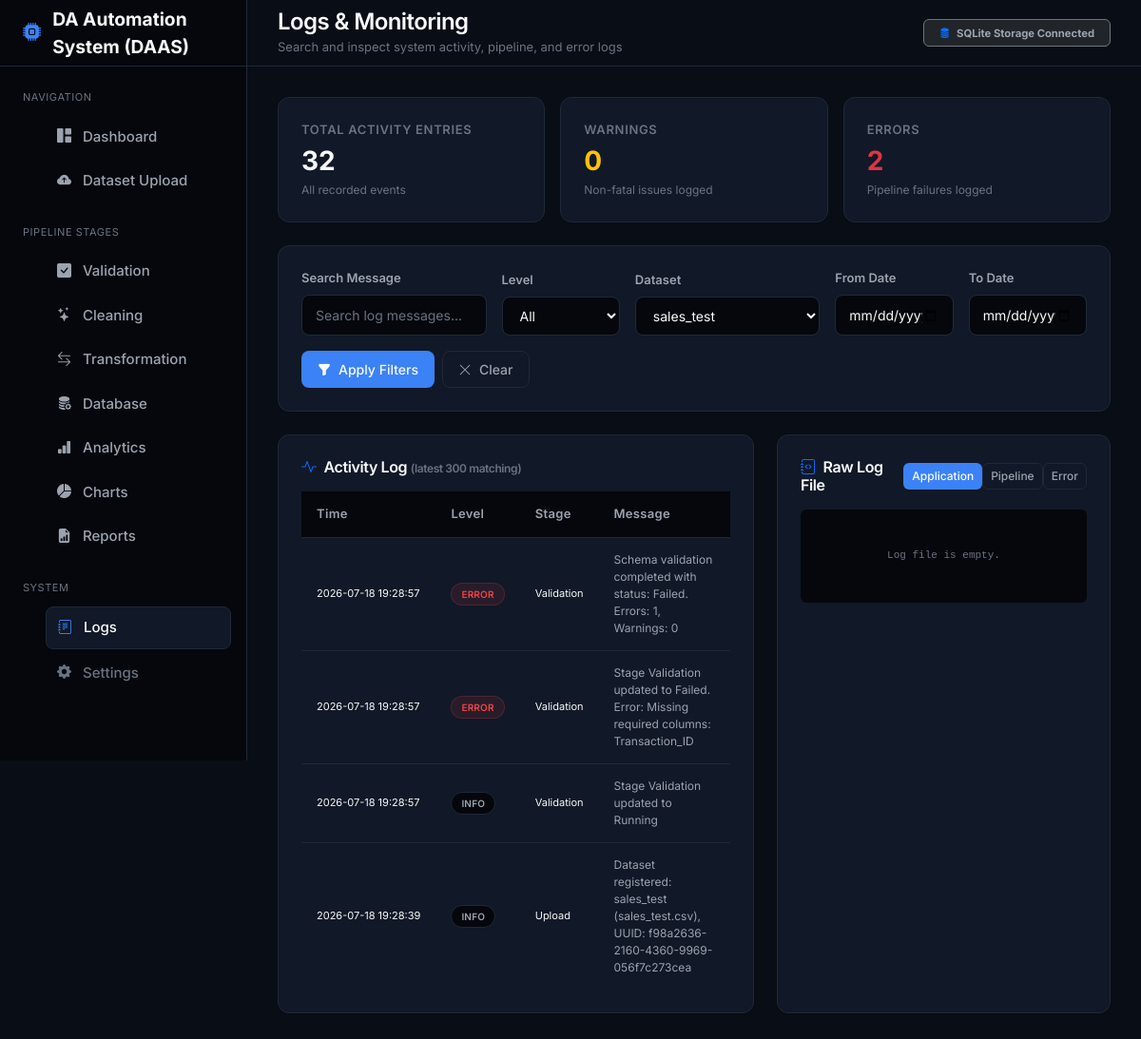
The app's page /logs?dataset_id=1 with its own data.
### src/services/db_service.py (models this page shows)
class ActivityLog(db.Model):
    __tablename__ = 'activity_logs'
    id = db.Column(db.Integer, primary_key=True, autoincrement=True)
    timestamp = db.Column(db.DateTime, default=datetime.utcnow)
    level = db.Column(db.String(10), default='INFO')  # 'INFO', 'WARNING', 'ERROR'
    message = db.Column(db.Text, nullable=False)
    dataset_id = db.Column(db.Integer, nullable=True)
    stage = db.Column(db.String(50), nullable=True)

### src/blueprints/logs.py (the view, shortened to what this page needs)
@logs_bp.route('/logs')
def index():
    search_query = request.args.get('q', '').strip()
    level_filter = request.args.get('level', '').strip()
    dataset_filter = request.args.get('dataset_id', '').strip()
    date_from = request.args.get('date_from', '').strip()
    date_to = request.args.get('date_to', '').strip()
    file_filter = request.args.get('file', 'application')
    query = ActivityLog.query
    if search_query:
        query = query.filter(ActivityLog.message.ilike(f"%{search_query}%"))
    if level_filter:
        query = query.filter(ActivityLog.level == level_filter)
    if dataset_filter:
        try:
            query = query.filter(ActivityLog.dataset_id == int(dataset_filter))
        except ValueError:
            pass
    if date_from:
        try:
            dt_from = datetime.strptime(date_from, '%Y-%m-%d')
            query = query.filter(ActivityLog.timestamp >= dt_from)
        except ValueError:
            pass
    activity_logs = query.order_by(ActivityLog.timestamp.desc()).limit(300).all()
    error_count = ActivityLog.query.filter_by(level='ERROR').count()
    total_count = ActivityLog.query.count()
    warning_count = ActivityLog.query.filter_by(level='WARNING').count()
    datasets = Dataset.query.order_by(Dataset.upload_time.desc()).all()
    if file_filter not in LOG_FILES:
        file_filter = 'application'
    log_file_path = os.path.join(current_app.config['LOGS_DIR'], LOG_FILES[file_filter])
    raw_lines = _tail_file(log_file_path, max_lines=200)
    raw_lines.reverse()  # newest first
    return render_template(
        'logs.html',
        activity_logs=activity_logs,
        datasets=datasets,
        error_count=error_count,
        warning_count=warning_count,
        total_count=total_count,
        filters={
            'q': search_query, 'level': level_filter, 'dataset_id': dataset_filter,
            'date_from': date_from, 'date_to': date_to, 'file': file_filter
        },
        raw_lines=raw_lines,
        log_files=LOG_FILES
    )

### src/blueprints/logs.py (called while the page is built)
def _tail_file(path: str, max_lines: int = 200) -> list:
    if not os.path.exists(path):
        return []
    try:
        with open(path, 'r', errors='replace') as f:
            lines = f.readlines()
        return [l.rstrip('\n') for l in lines[-max_lines:]]
    except Exception as e:
        app_logger.error(f"Failed to read log file {path}: {str(e)}")
        return [f"Error reading log file: {str(e)}"]

### templates/logs.html (shortened to what this page needs)
{% extends "base.html" %}
{% block header_title %}Logs & Monitoring{% endblock %}
{% block header_subtitle %}Search and inspect system activity, pipeline, and error logs{% endblock %}
{% block content %}
<div class="container-fluid p-0 fade-in">
    <div class="row g-3 mb-4">
        <div class="col-md-4">
            <div class="card-custom card-custom-hover">
                <div class="card-title-custom">Total Activity Entries</div>
                <div class="card-value-custom">{{ total_count }}</div>
                <div class="card-desc-custom">All recorded events</div>
            </div>
        </div>
        <div class="col-md-4">
            <div class="card-custom card-custom-hover">
                <div class="card-title-custom">Warnings</div>
                <div class="card-value-custom text-warning">{{ warning_count }}</div>
                <div class="card-desc-custom">Non-fatal issues logged</div>
            </div>
        </div>
        <div class="col-md-4">
            <div class="card-custom card-custom-hover">
                <div class="card-title-custom">Errors</div>
                <div class="card-value-custom text-danger">{{ error_count }}</div>
                <div class="card-desc-custom">Pipeline failures logged</div>
            </div>
        </div>
    </div>
    <div class="card-custom mb-4">
        <form method="get" action="{{ url_for('logs.index') }}" class="row g-3 align-items-end">
            <div class="col-md-3">
                <label class="form-label-custom">Search Message</label>
                <input type="text" name="q" value="{{ filters.q }}" placeholder="Search log messages..." class="form-control-custom">
            </div>
            <div class="col-md-2">
                <label class="form-label-custom">Level</label>
                <select name="level" class="form-control-custom">
                    <option value="" {% if not filters.level %}selected{% endif %}>All</option>
                </select>
            </div>
            <div class="col-md-3">
                <label class="form-label-custom">Dataset</label>
                <select name="dataset_id" class="form-control-custom">
                    {% for d in datasets %}
                    <option value="{{ d.id }}" {% if filters.dataset_id == d.id|string %}selected{% endif %}>{{ d.dataset_name }}</option>
                    {% endfor %}
                </select>
            </div>
            <div class="col-md-2">
                <label class="form-label-custom">From Date</label>
                <input type="date" name="date_from" value="{{ filters.date_from }}" class="form-control-custom">
            </div>
            <div class="col-md-2">
                <label class="form-label-custom">To Date</label>
                <input type="date" name="date_to" value="{{ filters.date_to }}" class="form-control-custom">
            </div>
            <div class="col-12 d-flex gap-2">
                <button type="submit" class="btn-custom btn-custom-primary">
                    <i class="bi bi-funnel-fill"></i> Apply Filters
                </button>
                <a href="{{ url_for('logs.index') }}" class="btn-custom btn-custom-secondary">
                    <i class="bi bi-x-lg"></i> Clear
                </a>
            </div>
        </form>
    </div>
    <div class="row g-4">
        <div class="col-lg-7">
            <div class="card-custom h-100">
                <h6 class="mb-3"><i class="bi bi-activity text-primary me-2"></i>Activity Log <span class="text-muted-custom" style="font-size: 12px;">(latest 300 matching)</span></h6>
                {% if not activity_logs %}
                <div class="text-center py-5 text-muted-custom">
                    <i class="bi bi-inbox" style="font-size: 2rem;"></i>
                    <p class="mt-2">No log entries match the current filters.</p>
                </div>
                {% else %}
                <div class="table-responsive" style="max-height: 560px; overflow-y: auto;">
                    <table class="table-custom">
                        <thead>
                            <tr>
                                <th>Time</th>
                                <th>Level</th>
                                <th>Stage</th>
                                <th>Message</th>
                            </tr>
                        </thead>
                        <tbody>
                            {% for log in activity_logs %}
                            <tr>
                                <td style="font-size: 11px; white-space: nowrap;">{{ log.timestamp.strftime('%Y-%m-%d %H:%M:%S') }}</td>
                                <td>
                                    <span class="badge-custom {% if log.level == 'ERROR' %}badge-custom-danger{% elif log.level == 'WARNING' %}badge-custom-warning{% else %}badge-custom-neutral{% endif %}" style="font-size: 10px;">
                                        {{ log.level }}
                                    </span>
                                </td>
                                <td style="font-size: 11px;">{{ log.stage or 'System' }}</td>
                                <td style="font-size: 12px;" class="text-secondary-custom">{{ log.message }}</td>
                            </tr>
                            {% endfor %}
                        </tbody>
                    </table>
                </div>
                {% endif %}
            </div>
        </div>
        <div class="col-lg-5">
            <div class="card-custom h-100">
                <div class="d-flex justify-content-between align-items-center mb-3">
                    <h6 class="m-0"><i class="bi bi-journal-code text-primary me-2"></i>Raw Log File</h6>
                    <div class="btn-group btn-group-sm">
                        {% for key, fname in log_files.items() %}
                        <a href="{{ url_for('logs.index', q=filters.q, level=filters.level, dataset_id=filters.dataset_id, date_from=filters.date_from, date_to=filters.date_to, file=key) }}"
                           class="btn-custom btn-custom-sm {% if filters.file == key %}btn-custom-primary{% else %}btn-custom-secondary{% endif %}">
                            {{ key.title() }}
                        </a>
                        {% endfor %}
                    </div>
                </div>
                <div class="p-3 rounded" style="background-color: var(--bg-secondary); max-height: 500px; overflow-y: auto; font-family: 'SF Mono', Consolas, monospace; font-size: 11px; line-height: 1.6;">
                    {% if not raw_lines %}
                    <div class="text-muted-custom text-center py-4">Log file is empty.</div>
                    {% endif %}
                </div>
            </div>
        </div>
    </div>
</div>
{% endblock %}

### static/css/variables.css (style rules this page uses)
:root { --bg-primary: #090d16; --bg-secondary: #05070c; --bg-card: #111827; --bg-card-hover: #1f2937; --border-color: #1f2937; --border-hover: #374151; --text-primary: #f9fafb; --text-secondary: #9ca3af; --text-muted: #6b7280; --accent-blue: #3b82f6; --accent-blue-hover: #2563eb; --accent-blue-glow: rgba(59, 130, 246, 0.15); --color-pending: #f59e0b; --color-running: #3b82f6; --color-completed: #10b981; --color-failed: #ef4444; --font-sans: 'Inter', -apple-system, BlinkMacSystemFont, "Segoe UI", Roboto, Helvetica, Arial, sans-serif; --sidebar-width: 260px; --header-height: 70px; --shadow-sm: 0 1px 2px 0 rgba(0, 0, 0, 0.05); --shadow-md: 0 4px 6px -1px rgba(0, 0, 0, 0.1), 0 2px 4px -1px rgba(0, 0, 0, 0.06); --shadow-lg: 0 10px 15px -3px rgba(0, 0, 0, 0.3), 0 4px 6px -2px rgba(0, 0, 0, 0.15); --radius-sm: 0.375rem; --radius-md: 0.5rem; --radius-lg: 0.75rem; --radius-xl: 1rem; }

### static/css/theme.css (style rules this page uses)
* { box-sizing: border-box; margin: 0; padding: 0; }
body { background-color: var(--bg-primary); color: var(--text-primary); font-family: var(--font-sans); font-size: 15px; line-height: 1.5; -webkit-font-smoothing: antialiased; -moz-osx-font-smoothing: grayscale; overflow-x: hidden; }
h1, h2, h3, h4, h5, h6 { color: var(--text-primary); font-weight: 600; letter-spacing: -0.025em; }
a { color: var(--accent-blue); text-decoration: none; transition: color 0.2s ease; }
.text-secondary-custom { color: var(--text-secondary) !important; }
.text-muted-custom { color: var(--text-muted) !important; }

### static/css/cards.css (style rules this page uses)
.card-custom { background-color: var(--bg-card); border: 1px solid var(--border-color); border-radius: var(--radius-lg); padding: 1.5rem; box-shadow: var(--shadow-sm); transition: border-color 0.2s ease, box-shadow 0.2s ease, transform 0.2s ease; }
.card-title-custom { font-size: 13px; font-weight: 600; text-transform: uppercase; letter-spacing: 0.05em; color: var(--text-muted); margin-bottom: 0.5rem; }
.card-value-custom { font-size: 1.75rem; font-weight: 700; color: var(--text-primary); line-height: 1; }
.card-desc-custom { font-size: 12px; color: var(--text-muted); margin-top: 0.5rem; }
.badge-custom { display: inline-flex; align-items: center; font-size: 11px; font-weight: 600; letter-spacing: 0.02em; padding: 0.25rem 0.625rem; border-radius: 9999px; border: 1px solid transparent; line-height: 1.4; }
.badge-custom-neutral { background-color: var(--bg-secondary); color: var(--text-secondary); border-color: var(--border-color); }
.badge-custom-danger { background-color: rgba(239, 68, 68, 0.1); color: var(--color-failed); border-color: rgba(239, 68, 68, 0.2); }

### static/css/tables.css (style rules this page uses)
.table-custom { width: 100%; border-collapse: collapse; margin-bottom: 0; color: var(--text-primary); }
.table-custom th { background-color: var(--bg-secondary); border-bottom: 1px solid var(--border-color); color: var(--text-secondary); font-weight: 600; font-size: 13px; text-align: left; padding: 0.875rem 1rem; letter-spacing: 0.025em; position: sticky; top: 0; z-index: 1; }
.table-custom td { padding: 0.875rem 1rem; border-bottom: 1px solid var(--border-color); font-size: 14px; color: var(--text-primary); vertical-align: middle; }
.table-custom tr:last-child td { border-bottom: none; }
.table-custom tbody tr { transition: background-color 0.2s ease; }

### static/css/forms.css (style rules this page uses)
.form-label-custom { display: block; font-size: 13px; font-weight: 600; color: var(--text-secondary); margin-bottom: 0.5rem; }
.form-control-custom { display: block; width: 100%; padding: 0.625rem 0.875rem; font-size: 14px; font-weight: 400; line-height: 1.5; color: var(--text-primary); background-color: var(--bg-secondary); background-clip: padding-box; border: 1px solid var(--border-color); border-radius: var(--radius-md); transition: border-color 0.15s ease-in-out, box-shadow 0.15s ease-in-out; }
.form-control-custom::placeholder { color: var(--text-muted); opacity: 1; }

### static/css/buttons.css (style rules this page uses)
.btn-custom { display: inline-flex; align-items: center; justify-content: center; gap: 0.5rem; font-weight: 500; font-size: 14px; padding: 0.5rem 1rem; border-radius: var(--radius-md); border: 1px solid transparent; cursor: pointer; transition: all 0.2s ease; text-decoration: none; }
.btn-custom-primary { background-color: var(--accent-blue); color: var(--text-primary); }
.btn-custom-secondary { background-color: var(--bg-card); border-color: var(--border-color); color: var(--text-secondary); }
.btn-custom-sm { padding: 0.25rem 0.5rem; font-size: 12px; border-radius: var(--radius-sm); }

### static/css/animations.css (style rules this page uses)
.fade-in { animation: fadeIn 0.4s cubic-bezier(0.16, 1, 0.3, 1) forwards; }

### records on screen
ActivityLog: timestamp "2026-07-18 19:28:57", level "ERROR", stage "Validation", message "Schema validation completed with status: Failed. Errors: 1, Warnings: 0"
ActivityLog: timestamp "2026-07-18 19:28:57", level "ERROR", stage "Validation", message "Stage Validation updated to Failed. Error: Missing required columns: Transaction_ID"
ActivityLog: timestamp "2026-07-18 19:28:57", level "INFO", stage "Validation", message "Stage Validation updated to Running"
ActivityLog: timestamp "2026-07-18 19:28:39", level "INFO", stage "Upload", message "Dataset registered: sales_test (sales_test.csv), UUID: f98a2636-2160-4360-9969-056f7c273cea"

### other values on screen
{{ total_count }} "32"
{{ warning_count }} "0"
{{ error_count }} "2"
{{ key.title() }} "Application" "Pipeline" "Error"
form field dataset_id "sales_test"
